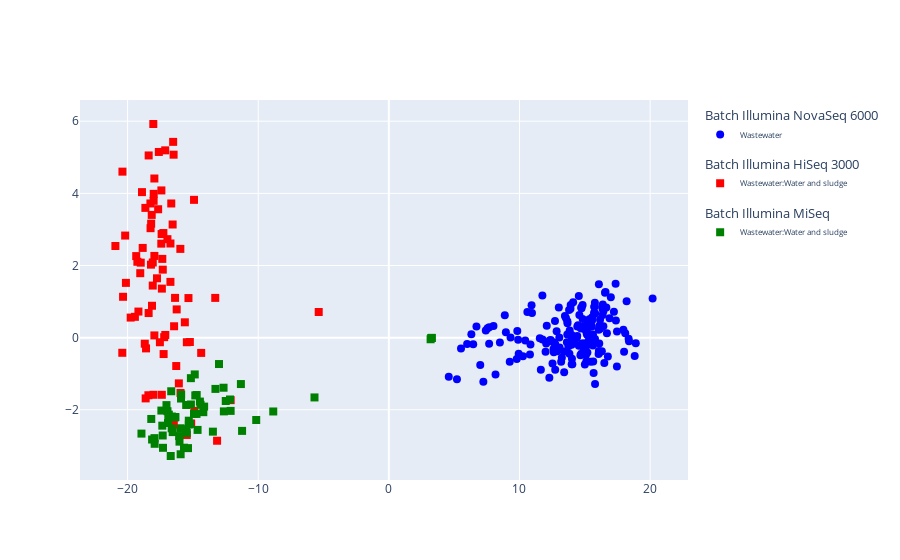

Notebook code cell kept with this figure:
### Code cell
plotPCA(otu_corrected_pd, sample_label="sample", batch_label=batch_label, experiment_label=exp_label)

### Figure 1 — Plotly figure (JSON) as saved in the notebook; plotly's stock layout.template omitted (floating-point values rounded to 4 significant figures; data arrays with more than 128 entries replaced by an {"elided": "..."} marker saying what was removed)
{"data": [{"legendgroup": "Illumina NovaSeq 6000", "legendgrouptitle": {"text": "Batch Illumina NovaSeq 6000"}, "marker": {"color": {"elided": "167 str values"}, "size": 8, "symbol": {"elided": "167 str values"}}, "mode": "markers", "name": "Wastewater", "type": "scatter", "x": {"elided": "167 float values"}, "y": {"elided": "167 float values"}}, {"legendgroup": "Illumina NovaSeq 6000", "legendgrouptitle": {"text": "Batch Illumina NovaSeq 6000"}, "marker": {"color": [], "size": 8, "symbol": []}, "mode": "markers", "name": "Wastewater:Water and sludge", "type": "scatter", "x": [], "y": []}, {"legendgroup": "Illumina HiSeq 3000", "legendgrouptitle": {"text": "Batch Illumina HiSeq 3000"}, "marker": {"color": [], "size": 8, "symbol": []}, "mode": "markers", "name": "Wastewater", "type": "scatter", "x": [], "y": []}, {"legendgroup": "Illumina HiSeq 3000", "legendgrouptitle": {"text": "Batch Illumina HiSeq 3000"}, "marker": {"color": ["red", "red", "red", "red", "red", "red", "red", "red", "red", "red", "red", "red", "red", "red", "red", "red", "red", "red", "red", "red", "red", "red", "red", "red", "red", "red", "red", "red", "red", "red", "red", "red", "red", "red", "red", "red", "red", "red", "red", "red", "red", "red", "red", "red", "red", "red", "red", "red", "red", "red", "red", "red", "red", "red", "red", "red", "red", "red", "red", "red", "red", "red", "red", "red", "red", "red", "red", "red", "red", "red", "red", "red", "red", "red", "red", "red", "red", "red", "red", "red", "red"], "size": 8, "symbol": ["square", "square", "square", "square", "square", "square", "square", "square", "square", "square", "square", "square", "square", "square", "square", "square", "square", "square", "square", "square", "square", "square", "square", "square", "square", "square", "square", "square", "square", "square", "square", "square", "square", "square", "square", "square", "square", "square", "square", "square", "square", "square", "square", "square", "square", "square", "square", "square", "square", "square", "square", "square", "square", "square", "square", "square", "square", "square", "square", "square", "square", "square", "square", "square", "square", "square", "square", "square", "square", "square", "square", "square", "square", "square", "square", "square", "square", "square", "square", "square", "square"]}, "mode": "markers", "name": "Wastewater:Water and sludge", "type": "scatter", "x": [-18.64, -16.72, -17.61, -17.95, -16.37, -15.13, -17.75, -13.15, -15.95, -15.47, -17.11, -20.93, -18.41, -19.34, -15.23, -13.29, -18.13, -18.02, -18.39, -18.03, -17.53, -17.34, -15.62, -17.38, -18.9, -18.0, -16.24, -17.24, -16.27, -17.38, -14.88, -18.24, -14.91, -18.21, -17.66, -17.2, -16.48, -16.51, -17.26, -18.39, -18.59, -17.12, -18.07, -18.25, -18.68, -17.4, -16.08, -19.44, -16.44, -18.2, -18.07, -18.15, -16.95, -17.95, -20.13, -18.84, -16.46, -16.66, -18.01, -18.62, -15.34, -19.17, -5.368, -19.76, -15.96, -14.37, -19.25, -18.99, -19.03, -16.55, -20.41, -17.95, -15.46, -12.11, -20.39, -20.18, -20.35, -17.41, -16.72, -17.42, -17.31], "y": [3.597, 1.546, 5.148, 0.06114, 1.102, -2.38, 1.645, -2.858, -1.534, -2.698, 0.07435, 2.541, -1.597, 2.261, -0.1218, 1.102, 0.8837, -1.584, 5.051, 5.923, -0.1282, 2.183, 0.4248, 1.36, 4.034, 3.987, 0.7826, -0.4554, -0.7872, -1.585, -2.03, 3.034, 3.82, 2.024, 3.56, 0.01288, 5.072, 5.428, 2.9, 0.6819, -0.298, 5.192, 1.444, 3.72, -0.1681, 2.872, -1.268, 0.5767, 0.3154, 3.159, 2.084, 3.403, 2.73, 4.412, 1.518, 2.488, -2.41, 3.719, 3.793, -1.684, 1.097, 0.7229, 0.7112, 0.5561, 2.461, -0.4231, 2.103, 2.079, 1.787, 3.137, -0.42, 2.266, -0.1276, -1.733, 4.602, 2.829, 1.132, 4.081, 2.61, 2.606, 1.886]}, {"legendgroup": "Illumina MiSeq", "legendgrouptitle": {"text": "Batch Illumina MiSeq"}, "marker": {"color": [], "size": 8, "symbol": []}, "mode": "markers", "name": "Wastewater", "type": "scatter", "x": [], "y": []}, {"legendgroup": "Illumina MiSeq", "legendgrouptitle": {"text": "Batch Illumina MiSeq"}, "marker": {"color": ["green", "green", "green", "green", "green", "green", "green", "green", "green", "green", "green", "green", "green", "green", "green", "green", "green", "green", "green", "green", "green", "green", "green", "green", "green", "green", "green", "green", "green", "green", "green", "green", "green", "green", "green", "green", "green", "green", "green", "green", "green", "green", "green", "green", "green", "green", "green", "green", "green", "green", "green", "green", "green", "green", "green", "green", "green", "green", "green", "green", "green", "green", "green", "green"], "size": 8, "symbol": ["square", "square", "square", "square", "square", "square", "square", "square", "square", "square", "square", "square", "square", "square", "square", "square", "square", "square", "square", "square", "square", "square", "square", "square", "square", "square", "square", "square", "square", "square", "square", "square", "square", "square", "square", "square", "square", "square", "square", "square", "square", "square", "square", "square", "square", "square", "square", "square", "square", "square", "square", "square", "square", "square", "square", "square", "square", "square", "square", "square", "square", "square", "square", "square"]}, "mode": "markers", "name": "Wastewater:Water and sludge", "type": "scatter", "x": [-16.95, -14.92, -13.47, -13.27, -16.7, -12.63, -16.9, -16.62, -16.34, -8.849, -15.51, -11.33, -15.68, -17.94, -17.93, -15.91, -18.19, -14.64, -16.84, -18.94, -5.692, -15.94, -14.41, -14.71, -18.12, -14.14, -16.03, -17.29, -17.02, -15.51, -16.36, -15.9, -16.55, -16.61, -12.65, -15.15, -14.2, -15.94, -13.0, -14.86, -15.23, -17.31, -15.15, -14.72, -15.31, -15.31, -14.46, -11.24, -12.16, -16.66, -15.37, -17.34, -17.41, -14.82, -15.47, -16.88, 3.271, -16.05, -12.11, -12.49, 3.271, 3.197, 3.271, -10.15], "y": [-2.04, -2.111, -2.606, -1.421, -3.281, -2.045, -2.367, -2.515, -2.2, -2.047, -2.539, -1.287, -3.051, -2.786, -2.943, -1.689, -2.255, -2.558, -2.134, -2.66, -1.658, -3.233, -1.862, -1.592, -2.825, -1.912, -2.883, -3.054, -1.871, -1.867, -2.211, -1.578, -2.619, -2.187, -1.388, -1.124, -2.067, -2.513, -0.7321, -1.02, -2.392, -2.713, -1.854, -2.115, -2.302, -2.41, -1.772, -2.585, -1.715, -1.487, -3.063, -2.44, -2.022, -1.602, -2.644, -2.242, -0.008398, -2.728, -2.031, -1.756, -0.008398, -0.04493, -0.008398, -2.284]}], "layout": {"legend": {"font": {"size": 8}, "itemwidth": 30}}}
